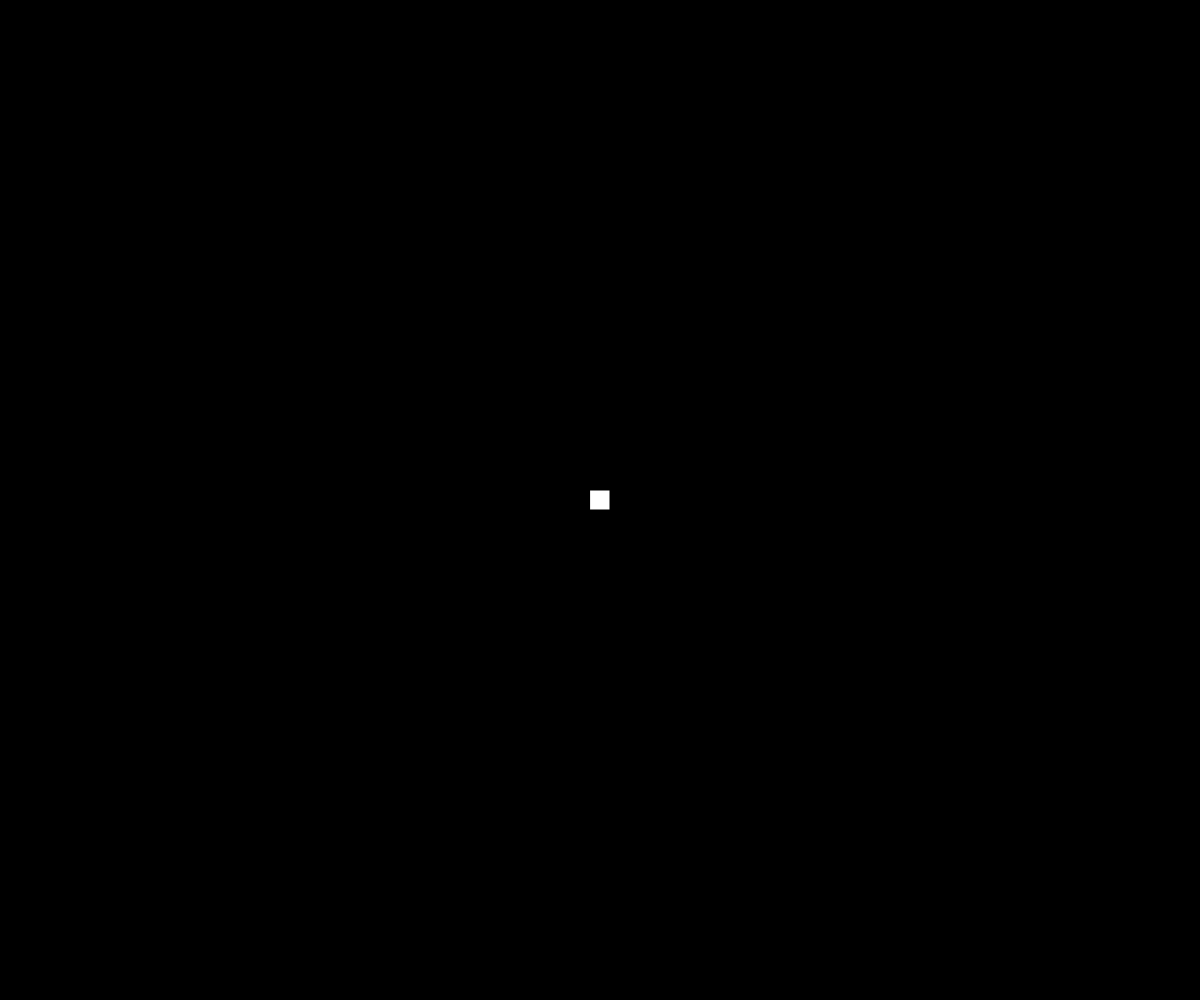
Frame 1 (no input)
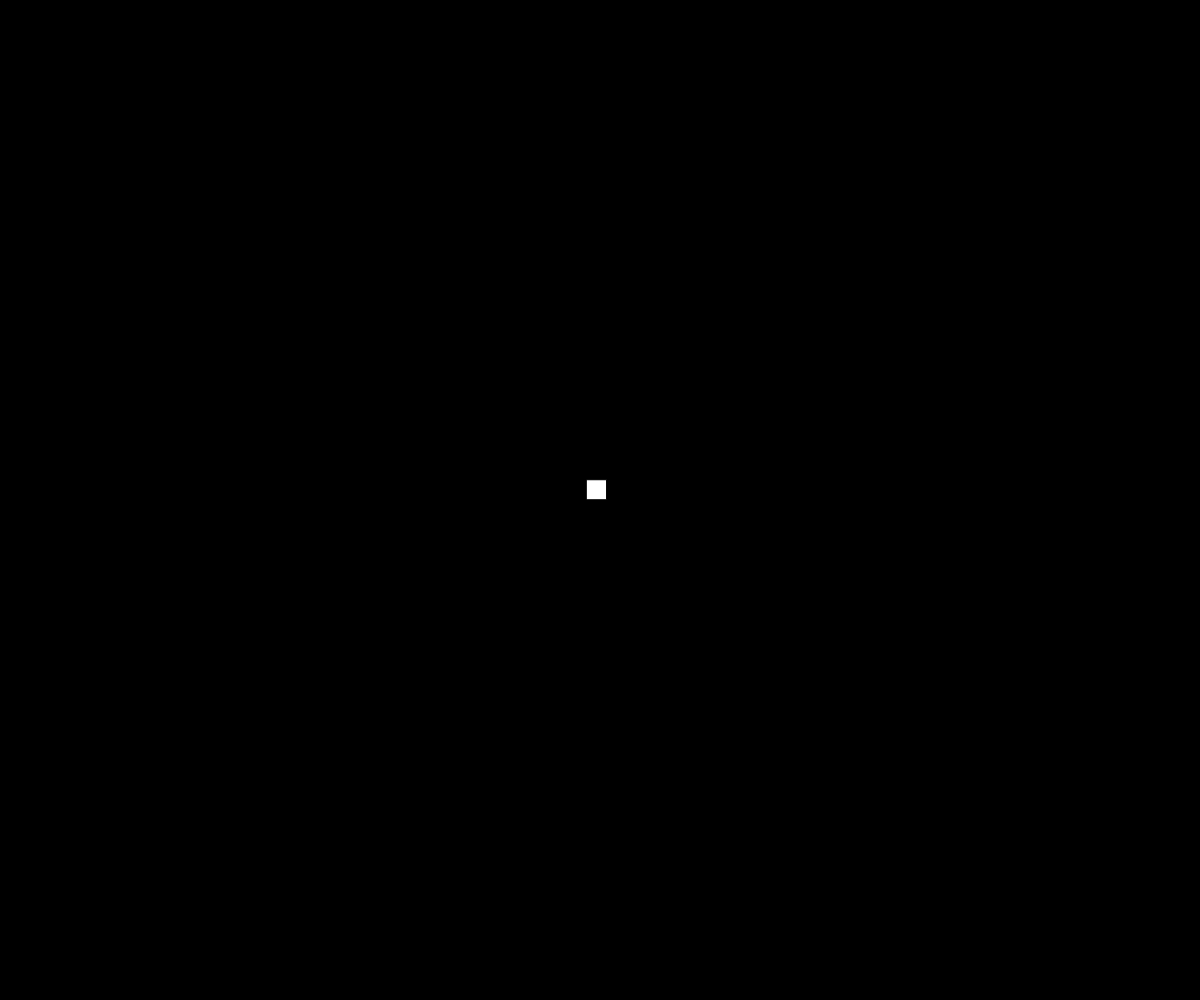
Frame 60 (no input)
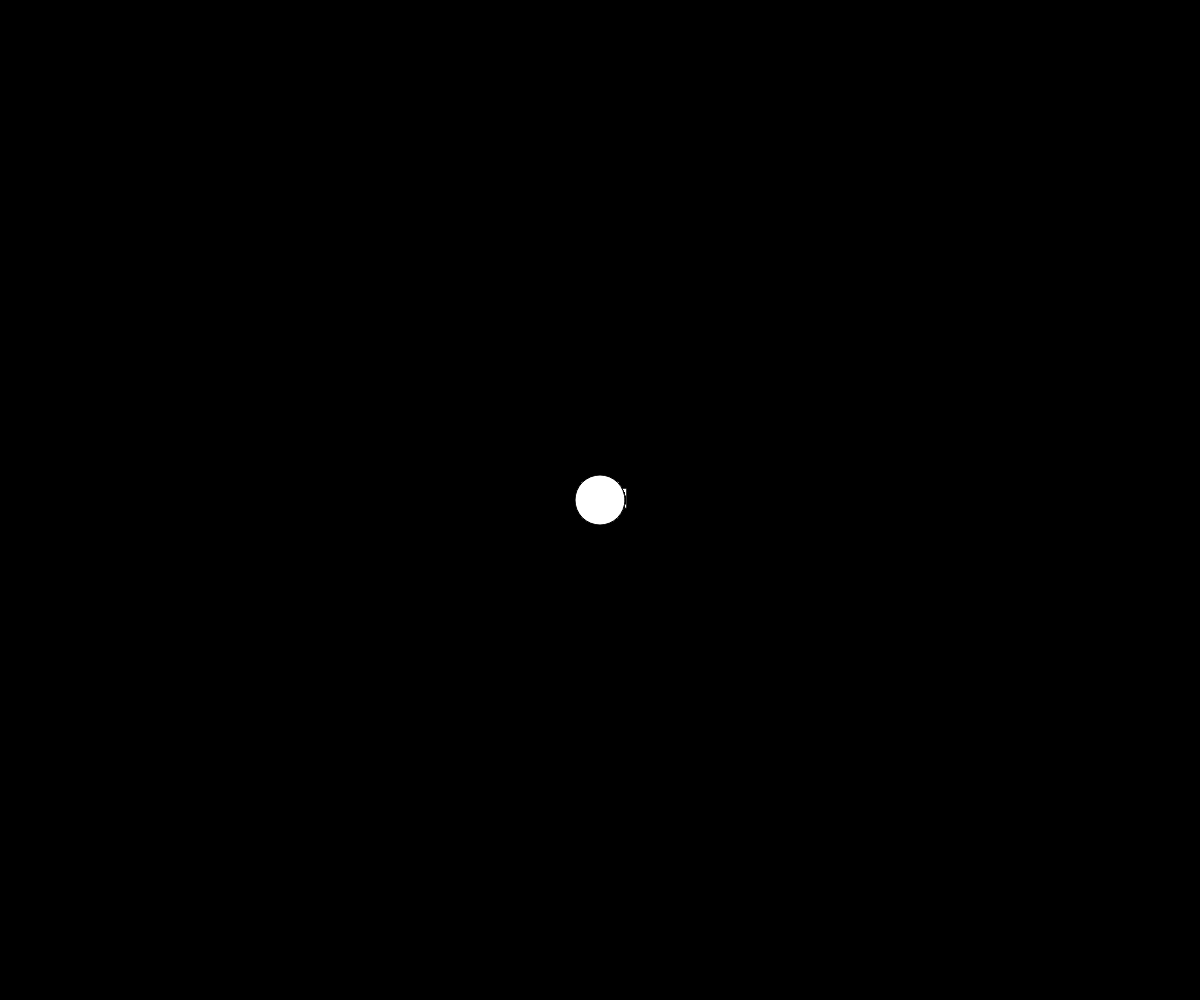
Frame 120 (the mouse pressed at the canvas centre since frame 60)

The p5.js sketch that drew these frames (run headless with seeded random() and noise() and a simulated clock; from frame 60 on, the mouse is pressed at the canvas centre):

// p5.js sketch
// ── sketch.js
let box = {
  x: 0,
  y: 0,
}
let extraCanvas;

function setup() {
  createCanvas(windowWidth, windowHeight);
  background(0);
  box.x = width / 2
  box.y = height / 2
  extraCanvas = createGraphics(width, height)
  extraCanvas.clear()
}

function draw() {
  background(0);

  rectMode(CENTER)
  rect(box.x, box.y, 20, 20)
  box.x = box.x + random(-5, 5)
  box.y = box.y + random(-5, 5)

  if (mouseIsPressed) {
    extraCanvas.ellipse(mouseX, mouseY, 50, 50)
  }
image(extraCanvas, 0, 0)
}

function windowResized(){
  resizeCanvas(windowWidth, windowHeight)
}
